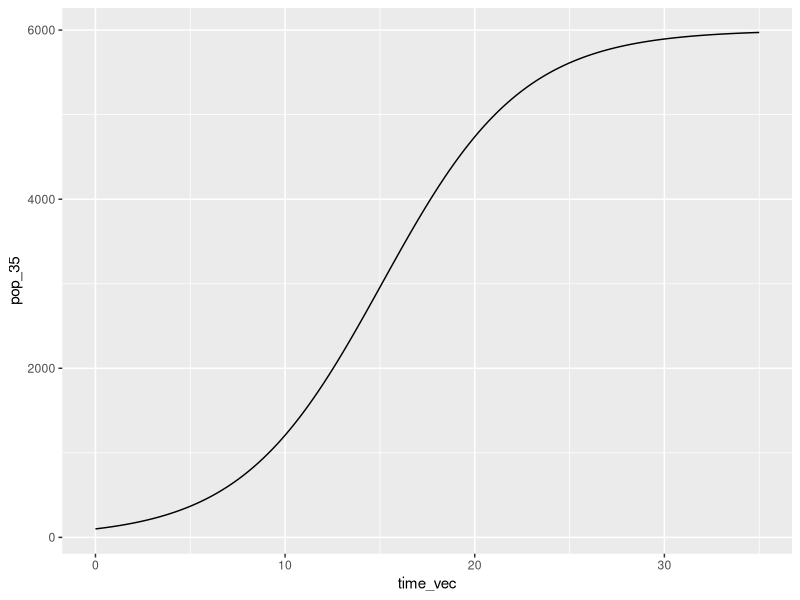
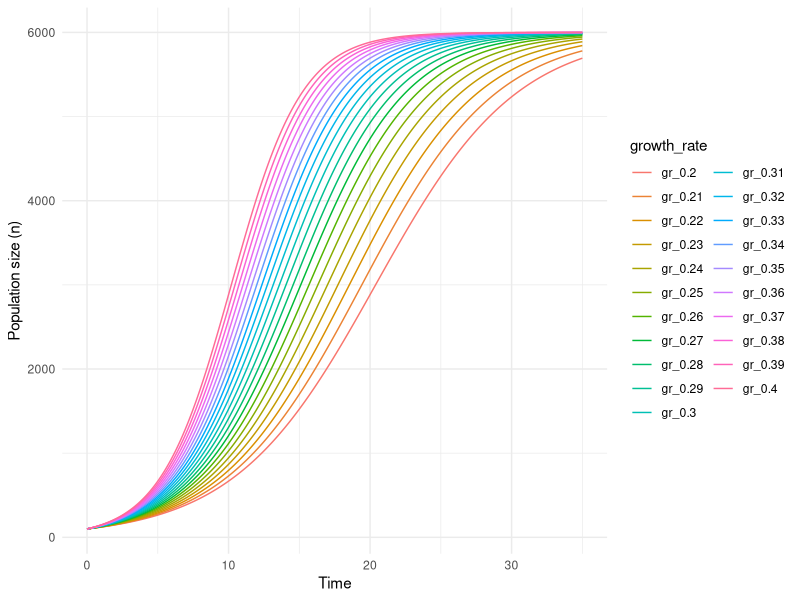

Reproduce these figures in R, in order.
## ---- chunk 1
# Set up if needed
library(tidyverse)
## ---- chunk 2
# Example from the lecture
birddog_sum <- function(bird, dog) {
  pets = bird + dog
  return(pets)
}
birddog_sum(2, 20)
## ---- chunk 3
# Double value function
double_value <- function(value) {
  return(value * 2)
}
double_value(200)

# Function calls can work on vectors as well
double_value(c(200, 400, 600))
## ---- chunk 4
# Create a function to tell a users age
display_age <- function(age) {
  print(paste("I am", age, "years old!"))
}
display_age(20)
## ---- chunk 5
# Write a function that will take the dogs name and display the name and favorite food of that dog
# Create data frame to hold data
dogs_fav_foods <- data.frame(
  list("dog_name" = c("Khora", "Teddy", "Waffle", "Banjo"), "food" = c("everything", "salmon", "pancakes", "chicken"))
  )
dogs_fav_foods
# Define function & call it with example
get_dog_details <- function(name) {
  dog_details <- dplyr::filter(dogs_fav_foods, dog_name == name)
  print(paste("My name is", dog_details$dog_name, "and my favorite food is", dog_details$food))
}
get_dog_details("Khora")
## ---- chunk 6
# Create a loop function to run through different elements of a data structure
df_means <- function(df) {
  for (i in 1:ncol(df)) {
    col_mean <- mean(df[[i]], na.rm = TRUE)
    # Single bracket returns a column name within a dataframe
    col_name <- colnames(df[i])
    print(paste("The mean value of", col_name, "is", col_mean))
  }
}
# Test function
df_means(mtcars)

# Create dataframe
some_fish <- tribble(
  ~brown, ~rainbow, ~cutthroat,
  16.2, 12.1, 21.9,
  24.7, 14.6, 18.3,
  12.1, 15.4, 30.2,
  10.4, 11.8, 26.3
)

df_means(some_fish)
## ---- chunk 7
# Adding error handling for functions
# The stop function prevents the function from continuing and can provide a message to the user to provide insight into the problem.
animal_age <- function(animal, age) {
  if (!animal %in% c("dog", "goat")) {
    stop("Oh no! Animal must be a dog or a goat.")
  }
  if (is.numeric(age) == FALSE) {
    stop("Invalid age value. Age must be between a value of 0 and 100.")
  }
  if (age <= 0) {
    stop("Invalid age value. Please enter a value greater than zero.")
  }
  if (animal == "dog") {
    return(age * 7)
  } else if (animal == "goat") {
    return(age * 4.7)
  }
}

animal_age("dog", 10)
## ---- chunk 8
calc_turbine_pwr_collection <- function(air_density, rotor_radius, wind_velocity) {
  if (wind_velocity > 130) {
    warning("You entered a wind speed that is extremely high.")
  }
  if (air_density > 1.225) {
    warning("You entered an air density that is higher than the density at sea level. Please check the function to verify your values.")
  }
  if (rotor_radius < 0) {
    stop("Error. You entered a rotor radius less than 0. Please update the parameters of the function.")
    }
    return(0.3 * air_density * pi * rotor_radius^2 * wind_velocity^3 )
}
calc_turbine_pwr_collection(1, 10, 100)
calc_turbine_pwr_collection(5, 10, 100)
## ---- chunk 9
# An example with a data frame switching based on the location to return transport rate

gw_rate <- function(site, useAlt = FALSE) {
  
  # Create data frame with stored values
  gw_depths <- data.frame(sitename = c("mountain", "prarie", "desert", "beach"),
                          depth = c(32, 41, 63, 2),
                          slope = c(11.2, 0.4, 0.8, 2.6)
                          )
  
  # Alternate storage option using switch statements
  gw_depths_alt <- switch(site, 
                          "mountain" = c(32, 11.2),
                          "prarie" = c(41, 0.4),
                          "desert" = c(63, 0.8),
                          "beach" = c(2, 2.6)
                          )
  # Calculate rate using alternate data storage
  if (useAlt == TRUE) {
    transport_rate <- 1.4 * gw_depths_alt[2] + 3.6 * gw_depths_alt[1]
  } else {
    # Create subset based on the site provided as a parameter
    site_selected <- filter(gw_depths, sitename == site)
  
    # Calculate the transport rate for the site
    transport_rate <- 1.4 * site_selected$slope + 3.6 * site_selected$depth 
  }
  
  return(transport_rate)
}

gw_rate("mountain")
gw_rate("mountain", TRUE)
## ---- chunk 10
# Logistic growth example
logistic_growth <- function(N0, K, r, time) {
  Nt <- K / (1 + ((K - N0) / N0) * exp(-r * time))
  return(Nt)
}
logistic_growth(100, 6000, 0.27, 40)

# Create time vector for graphing function through time
time_vec <- seq(from = 0, to = 35, by = 0.1)

# Apply logistic function over time vector
pop_35 <- logistic_growth(100, 6000, 0.27, time_vec)

# Bind to a data frame
pop_time_35 <- data.frame(time_vec, pop_35)

# View saved data
# View(pop_time_35)

# Alternate with an inner for loop
pop_35_vec <- vector(mode = "numeric", length = length(time_vec))

for (i in seq_along(time_vec)) {
  population <- logistic_growth(100, 6000, 0.27, time_vec[i])
  pop_35_vec[i] <- population
}
pop_35_vec

# Graph the output
ggplot(data = pop_time_35, aes(x = time_vec, y = pop_35)) +
  geom_line(size = 0.5)

# Now if we wanted to apply the function over a range of growth rates

# Create a sequence for growth rate values
rate_seq <- seq(from = 0.20, to = 0.40, by = 0.01)

# Create dual for loops that goes through each and applies the logistic growth function for each growth rate

# Create a MATRIX to store outputs
output_matrix <- matrix(nrow = length(time_vec), ncol = length(rate_seq))

# Nested for loop to compute the transformation
for (i in seq_along(rate_seq)) {
  for (j in seq_along(time_vec)) {
    pop <- logistic_growth(100, 6000, rate_seq[i], time_vec[j])
    output_matrix[j, i] <- pop # Store value in correct row and column
  }
}
# View result
# View(output_matrix)

# Complete some data wrangling
output_df <- data.frame(output_matrix, time = time_vec)

colnames(output_df) <- c(paste0("gr_", rate_seq), "time")

colnames(output_df)

# pivot_longer to make it tidy
output_df_long <- output_df |>
  pivot_longer(cols = -time, names_to = "growth_rate", values_to = "population")

# Plot the updated data
ggplot(data = output_df_long, aes(x = time, y = population)) +
  geom_line(aes(color = growth_rate)) +
  xlab("Time") +
  ylab("Population size (n)") +
  theme_minimal()

